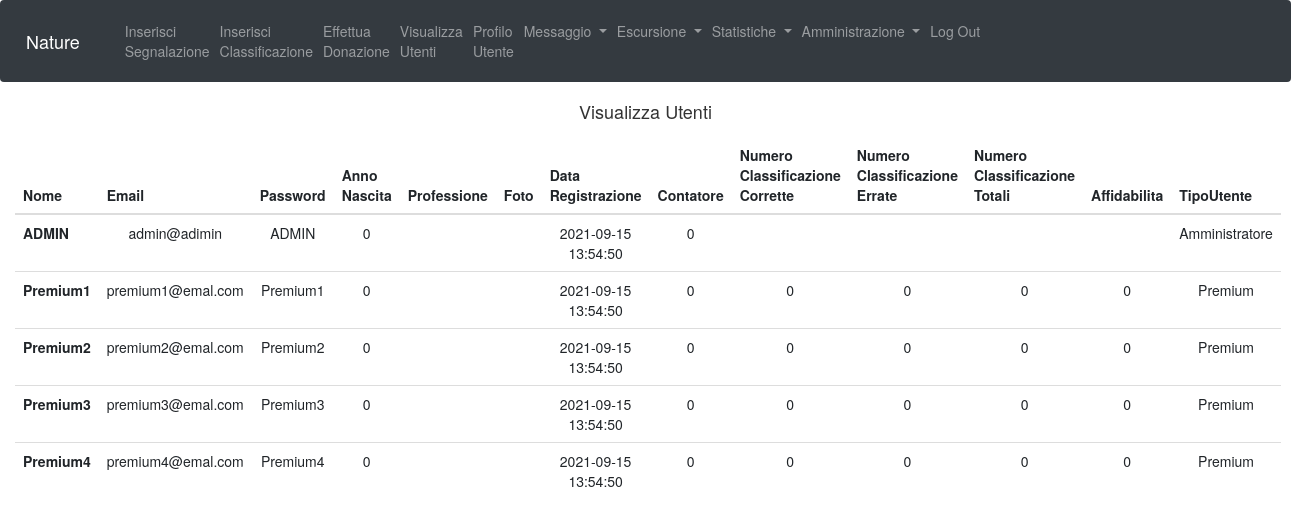
The page /utenti.php on the database its author committed.
### tables this page shows
CREATE TABLE UTENTE(
  Nome VARCHAR(50) PRIMARY KEY,
  Email VARCHAR(50) NOT NULL,
  Password VARCHAR(50) NOT NULL,
  AnnoNascita INTEGER(4) NOT NULL,
  Professione VARCHAR(50) NOT NULL,
  Foto mediumblob,
  DataRegistrazione TIMESTAMP DEFAULT CURRENT_TIMESTAMP,
  Contatore INTEGER DEFAULT 0,
  N_Classificazione_Corrette INTEGER,
  N_Classificazione_Errate INTEGER,
  N_Classificazione_Totali INTEGER,
  Affidabilita FLOAT,
  TipoUtente enum("Semplice","Premium","Amministratore") DEFAULT "Semplice"
  );

### utenti.php (the view, shortened to what this page needs)
<?php
$link = mysqli_connect("localhost", "root", "", "nature");
?>
<!DOCTYPE html>
<html>
<head>
  <link rel="stylesheet" href="https://cdnjs.cloudflare.com/ajax/libs/font-awesome/5.8.2/css/all.css" />
  <link rel="stylesheet" href="https://stackpath.bootstrapcdn.com/bootstrap/4.3.1/css/bootstrap.min.css">
  <link rel="stylesheet" href="https://stackpath.bootstrapcdn.com/bootstrap/4.3.1/css/bootstrap.min.css">
  <link rel="stylesheet" href="https://maxcdn.bootstrapcdn.com/bootstrap/3.4.1/css/bootstrap.min.css">
</head>
<body>
  <?php require_once("header.php"); ?>
  <form class="text-center">
    <p class="h4 mb-4">Visualizza Utenti</p>
    <div class="form-group">
      <div class="col md-6">
        <table class="table">
          <thead>
            <tr>
              <th scope="col">Nome</th>
              <th scope="col">Email</th>
              <th scope="col">Password</th>
              <th scope="col">Anno <br>Nascita</th>
              <th scope="col">Professione</th>
              <th scope="col">Foto</th>
              <th scope="col">Data <br>Registrazione</th>
              <th scope="col">Contatore</th>
              <th scope="col">Numero Classificazione <br> Corrette</th>
              <th scope="col">Numero Classificazione <br>Errate</th>
              <th scope="col">Numero Classificazione <br> Totali</th>
              <th scope="col">Affidabilita</th>
              <th scope="col">TipoUtente</th>
            </tr>
          </thead>
          <tbody>
            <?php
            $sql = "SELECT * FROM Utente";
            $result = mysqli_query($link, $sql);
            while ($riga = mysqli_fetch_array($result)) {
              echo "<tr>
                <th scope='row'>" . $riga['Nome'] . "</th> <td>  " . $riga['Email'] . "</td><td> " . $riga['Password'] . "</td><td> " . $riga['AnnoNascita'] . "</td><td> " . $riga['Professione'] . "</td><td> " . $riga['Foto'] . "</td><td> " . $riga['DataRegistrazione'] . "</td><td>" . $riga['Contatore'] . "</td><td>" . $riga['N_Classificazione_Corrette'] . "</td><td>" . $riga['N_Classificazione_Errate'] . "</td><td>" . $riga['N_Classificazione_Totali'] . "</td><td>" . $riga['Affidabilita'] . "</td><td>" . $riga['TipoUtente'] . "</th></tr>";
            }
            ?>
          </tbody>
      </div>
    </div>
  </form>
</body>
</html>

### header.php (shortened to what this page needs)
<nav class="navbar fixed-top navbar-expand-lg navbar-dark bg-dark">
<a class="navbar-brand" href="home.php">Nature</a>
<div class="collapse navbar-collapse" id="navbarSupportedContent">
  <ul class="navbar-nav">
    <li class="nav-item">
      <a class="nav-link" href="segnalazione.php">Inserisci <br>Segnalazione </a>
    </li>
    <li class="nav-item">
      <a class="nav-link" href="classificazione.php">Inserisci <br> Classificazione </a>
    </li>
    <li class="nav-item">
      <a class="nav-link" href="donazione.php">Effettua  <br> Donazione </a>
    </li>
    <li class="nav-item">
      <a class="nav-link" href="utenti.php">Visualizza <br> Utenti </a>
    </li>
    <li class="nav-item">
      <a class="nav-link" href="profilo.php">Profilo <br> Utente </a>
    </li>
    <li class="nav-item dropdown">
      <a class="nav-link dropdown-toggle" id="navbarDropdown" role="button" data-toggle="dropdown" aria-haspopup="true" aria-expanded="false">
        Messaggio
      </a>
    </li>
    <li class="nav-item dropdown">
      <a class="nav-link dropdown-toggle" id="navbarDropdown" role="button" data-toggle="dropdown" aria-haspopup="true" aria-expanded="false">
        Escursione
      </a>
    </li>
    <li class="nav-item dropdown">
      <a class="nav-link dropdown-toggle" id="navbarDropdown" role="button" data-toggle="dropdown" aria-haspopup="true" aria-expanded="false">
        Statistiche
      </a>
    </li>
    <li class="nav-item dropdown">
      <a class="nav-link dropdown-toggle" id="navbarDropdown" role="button" data-toggle="dropdown" aria-haspopup="true" aria-expanded="false">
        Amministrazione
      </a>
    </li>
    <li class="nav-item">
      <a class="nav-link"  href="logout.php"> Log Out </a>
    </li>
  </ul>
</div>
</nav>

### rows shown on the page
utente: Nome "ADMIN", Email "admin@adimin", Password "ADMIN", AnnoNascita "0", DataRegistrazione "2021-09-15 13:54:50", Contatore "0", TipoUtente "Amministratore"
utente: Nome "Premium1", Email "premium1@emal.com", Password "Premium1", AnnoNascita "0", DataRegistrazione "2021-09-15 13:54:50", Contatore "0", N_Classificazione_Corrette "0", N_Classificazione_Errate "0", N_Classificazione_Totali "0", Affidabilita "0", TipoUtente "Premium"
utente: Nome "Premium2", Email "premium2@emal.com", Password "Premium2", AnnoNascita "0", DataRegistrazione "2021-09-15 13:54:50", Contatore "0", N_Classificazione_Corrette "0", N_Classificazione_Errate "0", N_Classificazione_Totali "0", Affidabilita "0", TipoUtente "Premium"
utente: Nome "Premium3", Email "premium3@emal.com", Password "Premium3", AnnoNascita "0", DataRegistrazione "2021-09-15 13:54:50", Contatore "0", N_Classificazione_Corrette "0", N_Classificazione_Errate "0", N_Classificazione_Totali "0", Affidabilita "0", TipoUtente "Premium"
utente: Nome "Premium4", Email "premium4@emal.com", Password "Premium4", AnnoNascita "0", DataRegistrazione "2021-09-15 13:54:50", Contatore "0", N_Classificazione_Corrette "0", N_Classificazione_Errate "0", N_Classificazione_Totali "0", Affidabilita "0", TipoUtente "Premium"
